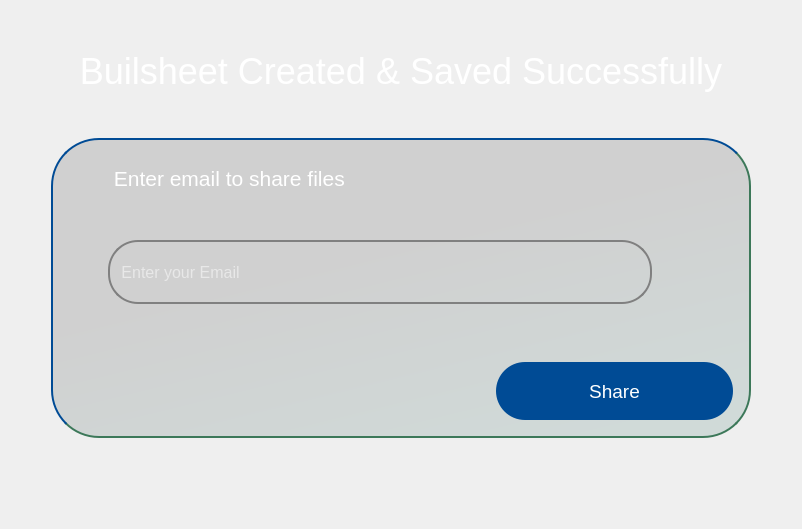
                    <widget class="QWidget" name="share_page">
                     <layout class="QGridLayout" name="gridLayout_23">
                      <item row="4" column="1" colspan="3">
                       <widget class="QWidget" name="widget_18" native="true">
                        <property name="minimumSize">
                         <size>
                          <width>700</width>
                          <height>300</height>
                         </size>
                        </property>
                        <property name="maximumSize">
                         <size>
                          <width>700</width>
                          <height>16777215</height>
                         </size>
                        </property>
                        <property name="styleSheet">
                         <string notr="true">border: 2px solid transparent; 
border-radius: 48px;
opacity: 5px;
background: qlineargradient(x1: 0.21, y1: 0, x2: 0.79, y2: 1, stop: 0 rgba(0, 0, 0, 0.13), stop: 0.3815 rgba(0, 0, 0, 0.13), stop: 1 rgba(0, 77, 64, 0.13));
border-right-color: rgb(60, 120, 89);
border-bottom-color: rgb(60, 120, 89);
border-top-color: rgb(0, 75, 149);
border-left-color: rgb(0, 75, 149);
</string>
                        </property>
                        <layout class="QGridLayout" name="gridLayout_21">
                         <item row="1" column="0">
                          <widget class="QWidget" name="widget_20" native="true">
                           <property name="styleSheet">
                            <string notr="true">border:none;
background:transparent;</string>
                           </property>
                           <layout class="QHBoxLayout" name="horizontalLayout_21">
                            <item>
                             <spacer name="horizontalSpacer_72">
                              <property name="orientation">
                               <enum>Qt::Horizontal</enum>
                              </property>
                              <property name="sizeHint" stdset="0">
                               <size>
                                <width>551</width>
                                <height>20</height>
                               </size>
                              </property>
                             </spacer>
                            </item>
                            <item>
                             <widget class="QPushButton" name="share_buildsheet_pushButton">
                              <property name="minimumSize">
                               <size>
                                <width>237</width>
                                <height>58</height>
                               </size>
                              </property>
                              <property name="maximumSize">
                               <size>
                                <width>237</width>
                                <height>58</height>
                               </size>
                              </property>
                              <property name="font">
                               <font>
                                <pointsize>14</pointsize>
                               </font>
                              </property>
                              <property name="cursor">
                               <cursorShape>PointingHandCursor</cursorShape>
                              </property>
                              <property name="styleSheet">
                               <string notr="true">QPushButton{
	background-color: rgb(0, 75, 149);
color:white;
border-radius:29px;
border:none;
}

QPushButton:hover {
    color: white;
	background-color: #005ce6;
}
QPushButton:pressed {
    background-color: #003d99; /* Slightly darker blue for the pressed state */
    color: white; /* Keep the text color visible */
}
</string>
                              </property>
                              <property name="text">
                               <string>Share</string>
                              </property>
                             </widget>
                            </item>
                           </layout>
                          </widget>
                         </item>
                         <item row="0" column="0">
                          <layout class="QHBoxLayout" name="horizontalLayout_20">
                           <property name="rightMargin">
                            <number>178</number>
                           </property>
                           <item alignment="Qt::AlignLeft|Qt::AlignTop">
                            <widget class="QWidget" name="widget_19" native="true">
                             <property name="minimumSize">
                              <size>
                               <width>42</width>
                               <height>54</height>
                              </size>
                             </property>
                             <property name="maximumSize">
                              <size>
                               <width>42</width>
                               <height>54</height>
                              </size>
                             </property>
                             <property name="styleSheet">
                              <string notr="true">border:none;
background:transparent;</string>
                             </property>
                             <layout class="QVBoxLayout" name="verticalLayout_16">
                              <item alignment="Qt::AlignLeft|Qt::AlignTop">
                               <widget class="QPushButton" name="back_pushButton_in_share_page">
                                <property name="cursor">
                                 <cursorShape>PointingHandCursor</cursorShape>
                                </property>
                                <property name="styleSheet">
                                 <string notr="true">color: white;
/*padding-top:16px;*/
border:none;
background:transparent;</string>
                                </property>
                                <property name="text">
                                 <string />
                                </property>
                                <property name="icon">
                                 <iconset resource="../Qss/icons/_icons.qrc">
                                  <normaloff>:/feather/icons/feather/arrow-left.png</normaloff>:/feather/icons/feather/arrow-left.png</iconset>
                                </property>
                                <property name="iconSize">
                                 <size>
                                  <width>32</width>
                                  <height>32</height>
                                 </size>
                                </property>
                               </widget>
                              </item>
                             </layout>
                            </widget>
                           </item>
                           <item>
                            <layout class="QVBoxLayout" name="verticalLayout_17">
                             <item>
                              <spacer name="verticalSpacer_50">
                               <property name="orientation">
                                <enum>Qt::Vertical</enum>
                               </property>
                               <property name="sizeType">
                                <enum>QSizePolicy::Minimum</enum>
                               </property>
                               <property name="sizeHint" stdset="0">
                                <size>
                                 <width>20</width>
                                 <height>19</height>
                                </size>
                               </property>
                              </spacer>
                             </item>
                             <item>
                              <widget class="QLabel" name="enter_email_label">
                               <property name="font">
                                <font>
                                 <pointsize>16</pointsize>
                                </font>
                               </property>
                               <property name="cursor">
                                <cursorShape>IBeamCursor</cursorShape>
                               </property>
                               <property name="styleSheet">
                                <string notr="true">color: white;
border:none;
background:transparent;</string>
                               </property>
                               <property name="text">
                                <string> Enter email to share files</string>
                               </property>
                               <property name="wordWrap">
                                <bool>true</bool>
                               </property>
                              </widget>
                             </item>
                             <item>
                              <spacer name="verticalSpacer_61">
                               <property name="orientation">
                                <enum>Qt::Vertical</enum>
                               </property>
                               <property name="sizeHint" stdset="0">
                                <size>
                                 <width>20</width>
                                 <height>40</height>
                                </size>
                               </property>
                              </spacer>
                             </item>
                             <item alignment="Qt::AlignHCenter">
                              <widget class="QLineEdit" name="enter_email_lineEdit">
                               <property name="sizePolicy">
                                <sizepolicy hsizetype="Preferred" vsizetype="Preferred">
                                 <horstretch>0</horstretch>
                                 <verstretch>0</verstretch>
                                </sizepolicy>
                               </property>
                               <property name="minimumSize">
                                <size>
                                 <width>544</width>
                                 <height>64</height>
                                </size>
                               </property>
                               <property name="maximumSize">
                                <size>
                                 <width>544</width>
                                 <height>64</height>
                                </size>
                               </property>
                               <property name="styleSheet">
                                <string notr="true">QLineEdit {
    border: 2px solid grey;      /* Grey border with 2px thickness */
    border-radius: 30px;         /* Rounded corners */
    padding: 5px;                /* Space between text and border */
    font-size: 16px;             /* Adjust the font size for input text */
    background-color: transparent;   /* Optional: White background */
    color: white;              /* Optional: Black text color */
}

</string>
                               </property>
                               <property name="text">
                                <string extracomment="                   Enter your Email" />
                               </property>
                               <property name="placeholderText">
                                <string> Enter your Email</string>
                               </property>
                              </widget>
                             </item>
                             <item>
                              <spacer name="verticalSpacer_62">
                               <property name="orientation">
                                <enum>Qt::Vertical</enum>
                               </property>
                               <property name="sizeType">
                                <enum>QSizePolicy::Expanding</enum>
                               </property>
                               <property name="sizeHint" stdset="0">
                                <size>
                                 <width>20</width>
                                 <height>40</height>
                                </size>
                               </property>
                              </spacer>
                             </item>
                            </layout>
                           </item>
                          </layout>
                         </item>
                        </layout>
                       </widget>
                      </item>
                      <item row="1" column="1" colspan="3">
                       <widget class="QLabel" name="buildsheet_created_label">
                        <property name="minimumSize">
                         <size>
                          <width>700</width>
                          <height>0</height>
                         </size>
                        </property>
                        <property name="maximumSize">
                         <size>
                          <width>700</width>
                          <height>16777215</height>
                         </size>
                        </property>
                        <property name="font">
                         <font>
                          <pointsize>27</pointsize>
                         </font>
                        </property>
                        <property name="cursor">
                         <cursorShape>IBeamCursor</cursorShape>
                        </property>
                        <property name="styleSheet">
                         <string notr="true">color: white;</string>
                        </property>
                        <property name="text">
                         <string>Builsheet Created &amp; Saved Successfully</string>
                        </property>
                        <property name="alignment">
                         <set>Qt::AlignCenter</set>
                        </property>
                        <property name="wordWrap">
                         <bool>true</bool>
                        </property>
                       </widget>
                      </item>
                      <item row="4" column="4">
                       <spacer name="horizontalSpacer_73">
                        <property name="orientation">
                         <enum>Qt::Horizontal</enum>
                        </property>
                        <property name="sizeHint" stdset="0">
                         <size>
                          <width>40</width>
                          <height>20</height>
                         </size>
                        </property>
                       </spacer>
                      </item>
                      <item row="4" column="0">
                       <spacer name="horizontalSpacer_94">
                        <property name="orientation">
                         <enum>Qt::Horizontal</enum>
                        </property>
                        <property name="sizeHint" stdset="0">
                         <size>
                          <width>40</width>
                          <height>20</height>
                         </size>
                        </property>
                       </spacer>
                      </item>
                      <item row="0" column="2">
                       <spacer name="verticalSpacer_122">
                        <property name="orientation">
                         <enum>Qt::Vertical</enum>
                        </property>
                        <property name="sizeHint" stdset="0">
                         <size>
                          <width>20</width>
                          <height>40</height>
                         </size>
                        </property>
                       </spacer>
                      </item>
                      <item row="2" column="2">
                       <spacer name="verticalSpacer_121">
                        <property name="orientation">
                         <enum>Qt::Vertical</enum>
                        </property>
                        <property name="sizeHint" stdset="0">
                         <size>
                          <width>20</width>
                          <height>40</height>
                         </size>
                        </property>
                       </spacer>
                      </item>
                      <item row="6" column="2">
                       <spacer name="verticalSpacer_64">
                        <property name="orientation">
                         <enum>Qt::Vertical</enum>
                        </property>
                        <property name="sizeHint" stdset="0">
                         <size>
                          <width>20</width>
                          <height>40</height>
                         </size>
                        </property>
                       </spacer>
                      </item>
                      <item row="5" column="2">
                       <spacer name="verticalSpacer_65">
                        <property name="orientation">
                         <enum>Qt::Vertical</enum>
                        </property>
                        <property name="sizeHint" stdset="0">
                         <size>
                          <width>20</width>
                          <height>40</height>
                         </size>
                        </property>
                       </spacer>
                      </item>
                     </layout>
                    </widget>
